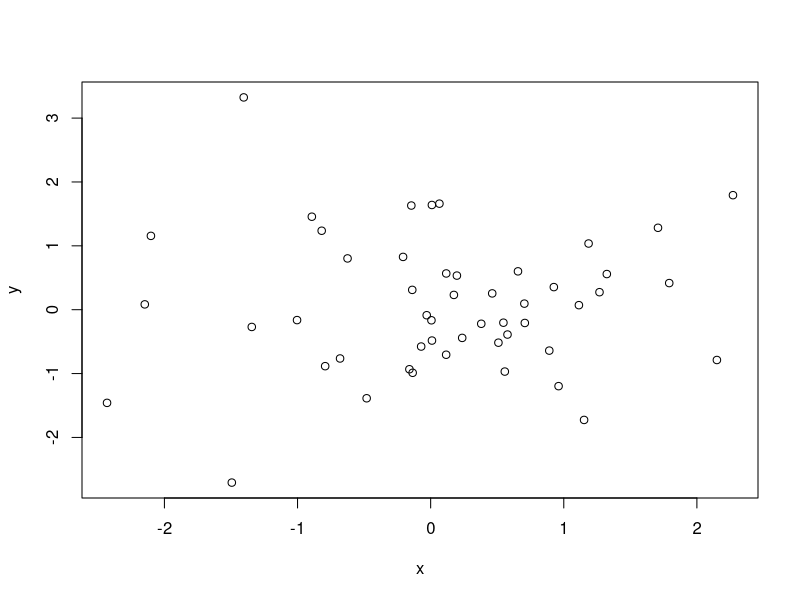

Recreate this plot in R. (Note: this script raises an error after producing the figure.)
## ----scatter-plot, fig.cap="Scatter plot."------------------------------------
x <- rnorm(50)
y <- rnorm(50)
plot(x, y)


## ----cars-scatter-plot, fig.cap="Scatter plot of speed and distance for cars."----
cars %$% plot(speed, dist, main="Cars data",
              xlab="Speed", ylab="Stopping distance")


## ---- eval=FALSE--------------------------------------------------------------
## cars %>% plot(dist ~ speed, data = .)


## ----cars-histogram-plot, fig.cap="Histogram plot of speed and distance for cars."----
cars %$% plot(speed, dist, main="Cars data", type="h",
              xlab="Speed", ylab="Stopping distance")


## ----cars-speed-histogram-plot, fig.cap="Histogram for cars speed."-----------
cars %$% hist(speed)


## ---- eval=FALSE--------------------------------------------------------------
## cars %>% lm(dist ~ speed, data = .) %>% plot()


## ----longley-wrong-y, fig.cap="Longley data showing Unemployed and Armed.Forces. The y-axis doesn't cover all of the Armed.Forces variable."----
longley %>% plot(Unemployed ~ Year, data = ., type = 'l')
longley %>% lines(Armed.Forces ~ Year, data = ., col = "blue")


## ----longley-corrected-y, fig.cap="Longley data showing Unemployed and Armed.Forces. The y-axis is wide enough to hold all the data."----
longley %$% plot(Unemployed ~ Year, type = 'l',
                 ylim = range(c(Unemployed, Armed.Forces)))
longley %>% lines(Armed.Forces ~ Year, data = ., col = "blue")


## ----cars-linear-model-abline, fig.cap="The cars data points annotated with the best fitting line."----
cars %>% plot(dist ~ speed, data = .)
cars %>% lm(dist ~ speed, data = .) %>% abline(col = "red")


## ----iris-species-coloured, fig.cap="Iris data plotted with different colours for different species."----
color_map <- c("setosa" = "black",
               "versicolor" = "grey40",
               "virginica" = "grey75")
iris %$% plot(Petal.Length ~ Petal.Width,
              col = color_map[Species])


## ----cars-points-ggplot, fig.cap="Plot of the cars data using qplot (ggplot2)."----
cars %>% qplot(speed, dist, data = .)


## ----iris-coloured-according-to-species-qplot, fig.cap="Plot of iris data with colours determined by the species. Plotted with qplot (ggplot2).", echo=FALSE----
iris %>% qplot(Petal.Width, Petal.Length , 
               color = Species, data = .) +
               scale_color_grey()


## ----cars-speed-histogram-ggplot, fig.cap="Histogram of car speed created using qplot (ggplot2)."----
cars %>% qplot(speed, data = ., bins = 10)


## ----cars-speed-density-ggplot, fig.cap="Density of car speed created using qplot (ggplot2)."----
cars %>% qplot(speed, data = ., geom = "density")


## ----iris-red-ggplot, fig.cap="Iris data where the colour of the points is hardwired."----
iris |> ggplot() +
  geom_point(aes(x = Petal.Width, y = Petal.Length), 
                 color = "grey50")


## ----cars-combined-histogram-and-density, fig.cap="Combined histogram and density plot for speed from the cars data."----
cars |> ggplot(aes(x = speed, y = ..count..)) +
  geom_histogram(bins = 10) +
  geom_density()


## ----cars-linear-model-smooth-ggplot, fig.cap="Cars data plotted with a linear model smoothing."----
cars %>% ggplot(aes(x = speed, y = dist)) + 
  geom_point() + geom_smooth(method = "lm")


## ----cars-loess-smooth-ggplot, fig.cap="Cars data plotted with a loess smoothing."----
cars %>% ggplot(aes(x = speed, y = dist)) + 
  geom_point() + geom_smooth()


## ----longley-data-ggplot, fig.cap="Longley data plotted with ggplot2."--------
longley %>% ggplot(aes(x = Year)) +
  geom_line(aes(y = Unemployed)) + 
  geom_line(aes(y = Armed.Forces), color = "blue")


## ----longley-data-lines-and-points-ggplot, fig.cap="Longley data plotted with ggplot2 using both points and lines."----
longley %>% ggplot(aes(x = Year)) +
  geom_point(aes(y = Unemployed)) + 
  geom_line(aes(y = Unemployed)) + 
  geom_point(aes(y = Armed.Forces), color = "blue") +
  geom_line(aes(y = Armed.Forces), color = "blue")


## ----longley-data-plotted-with-tidyr, fig.cap="Longley data plotted using tidy data.", echo=FALSE----
longley %>% 
  pivot_longer(
    c(Unemployed, Armed.Forces),
    names_to = "Class", 
    values_to = "Number of People"
  ) %>%
  ggplot(aes(x = Year, y = `Number of People`, color = Class)) + 
  geom_line() + scale_color_grey()


## ----longley-data-facet, fig.cap="Longley data plotted using facets."---------
longley %>% 
  pivot_longer(
    c(Unemployed, Armed.Forces),
    names_to = "Class", 
    values_to = "Number of People"
  ) %>%
  ggplot(aes(x = Year, y = `Number of People`)) + 
  geom_line() +
  facet_grid(Class ~ .)


## ----iris-values-same-y, fig.cap="Iris measures plotted on the same y-axis."----
iris %>% 
  pivot_longer(
    -Species,
    names_to = "Measurement",
    values_to = "Value" 
  ) %>%
  ggplot(aes(x = Species, y = Value)) + 
  geom_boxplot() +
  facet_grid(Measurement ~ .)


## ----iris-values-diff-y, fig.cap="Iris measures plotted on different y-axes."----
iris %>% 
  pivot_longer(
    -Species,
    names_to = "Measurement",
    values_to = "Value" 
  ) %>%
  ggplot(aes(x = Species, y = Value)) + 
  geom_boxplot() +
  facet_grid(Measurement ~ ., scale = "free_y")


## ----iris-values-labeller, fig.cap="Iris measures with measure labels adjusted."----
label_map <- c(Petal.Width = "Petal Width",
               Petal.Length = "Petal Length",
               Sepal.Width = "Sepal Width", 
               Sepal.Length = "Sepal Length")

iris %>% 
  pivot_longer(
    -Species,
    names_to = "Measurement",
    values_to = "Value" 
  ) %>%
  ggplot(aes(x = Species, y = Value)) + 
  geom_boxplot() +
  facet_grid(Measurement ~ ., scale = "free_y",
             labeller = labeller(Measurement = label_map))


## ----iris-species-vs-petal-length, fig.cap="Iris data plotted with a factor on the x-axis."----
iris %>% 
  ggplot(aes(x = Species, y = Petal.Length)) + 
  geom_boxplot() + 
  geom_jitter(width = 0.1, height = 0.1)


## ----iris-default-fill, fig.cap="Iris data plotted with default fill colours."----
iris %>% 
  pivot_longer(
    -Species,
    names_to = "Measurement",
    values_to = "Value"
  ) %>%
  ggplot(aes(x = Species, y = Value, fill = Species)) +
  geom_boxplot() +
  facet_grid(Measurement ~ ., scale = "free_y",
             labeller = labeller(Measurement = label_map))


## ----iris-custom-fill, fig.cap="Iris data plotted with custom fill colours."----
iris %>% 
  pivot_longer(
    -Species,
    names_to = "Measurement",
    values_to = "Value"
  ) %>%
  ggplot(aes(x = Species, y = Value, fill = Species)) +
  geom_boxplot() +
  scale_fill_manual(values = c("black", "grey40", "grey60")) +
  facet_grid(Measurement ~ ., scale = "free_y",
             labeller = labeller(Measurement = label_map))


## ----iris-brewer-fill, fig.cap="Iris data plotted with a brewer fill colours."----
iris %>%
  pivot_longer(
    -Species,
    names_to = "Measurement",
    values_to = "Value"
  ) %>%
  ggplot(aes(x = Species, y = Value, fill = Species)) +
  geom_boxplot() +
  scale_fill_brewer(palette = "Greens") +
  facet_grid(Measurement ~ ., scale = "free_y",
             labeller = labeller(Measurement = label_map))


## ----iris-transformations-1, fig.cap="Iris with flipped coordinates and switched facet labels."----
iris %>%
  pivot_longer(
    -Species,
    names_to = "Measurement",
    values_to = "Value"
  ) %>%
  ggplot(aes(x = Species, y = Value, fill = Species)) +
  geom_boxplot() +
  scale_x_discrete(labels = c("setosa" = "Setosa",
                              "versicolor" = "Versicolor",
                              "virginica" = "Virginica")) +
  scale_fill_brewer(palette = "Greens") +
  facet_grid(Measurement ~ ., switch = "y",
             labeller = labeller(Measurement = label_map)) +
  coord_flip()


## ----iris-transformations-2, fig.cap="Iris data with theme modifications."----
iris %>% 
  pivot_longer(
    -Species,
    names_to = "Measurement",
    values_to = "Value"
  ) %>%
  ggplot(aes(x = Species, y = Value, fill = Species)) +
  geom_boxplot() +
  scale_x_discrete(labels = c("setosa" = "Setosa",
                              "versicolor" = "Versicolor",
                              "virginica" = "Virginica")) +
  scale_fill_brewer(palette = "Greens") +
  facet_grid(Measurement ~ ., switch = "y",
             labeller = labeller(Measurement = label_map)) +
  coord_flip() +
  theme(strip.background = element_blank()) +
  theme(legend.position="top")


## ----iris-transformations-final, fig.cap="Final version of iris plot"---------
label_map <- c(Petal.Width = "Petal Width",
               Petal.Length = "Petal Length",
               Sepal.Width = "Sepal Width", 
               Sepal.Length = "Sepal Length")
species_map <- c(setosa = "Setosa",
                 versicolor = "Versicolor",
                 virginica = "Virginica")

iris %>%
  pivot_longer(
    -Species,
    names_to = "Measurement",
    values_to = "Value"
  ) %>%
  ggplot(aes(x = Species, y = Value, fill = Species)) +
  geom_boxplot() +
  scale_x_discrete(labels = species_map) +
  scale_fill_brewer(palette = "Greens", labels = species_map) +
  facet_grid(Measurement ~ ., switch = "y",
             labeller = labeller(Measurement = label_map)) +
  coord_flip() +
  theme(strip.background = element_blank()) +
  theme(legend.position="top")


## -----------------------------------------------------------------------------
petal <- iris %>% ggplot() +
  geom_point(aes(x = Petal.Width, y = Petal.Length, 
                   color = Species)) +
   scale_color_grey() +
  theme(legend.position="none")

sepal <- iris %>% ggplot() +
  geom_point(aes(x = Sepal.Width, y = Sepal.Length, 
                   color = Species)) +
  scale_color_grey() +
  theme(legend.position="none")


## ---- warning=FALSE, echo=FALSE-----------------------------------------------
suppressPackageStartupMessages(library(gridExtra, quietly = TRUE))


## ----iris-arrange-grid, fig.cap="Combining two plots of the iris data using grid.arrange."----
grid.arrange(petal, sepal, ncol = 2)


## ---- warning=FALSE, echo=FALSE-----------------------------------------------
suppressPackageStartupMessages(library(cowplot, quietly = TRUE))


## ----iris-cowplot, fig.cap="Combining two plots of the iris data using cowplot."----
plot_grid(petal, sepal, labels = c("A", "B"))


## ---- echo=FALSE--------------------------------------------------------------
theme_set(theme_bw())

